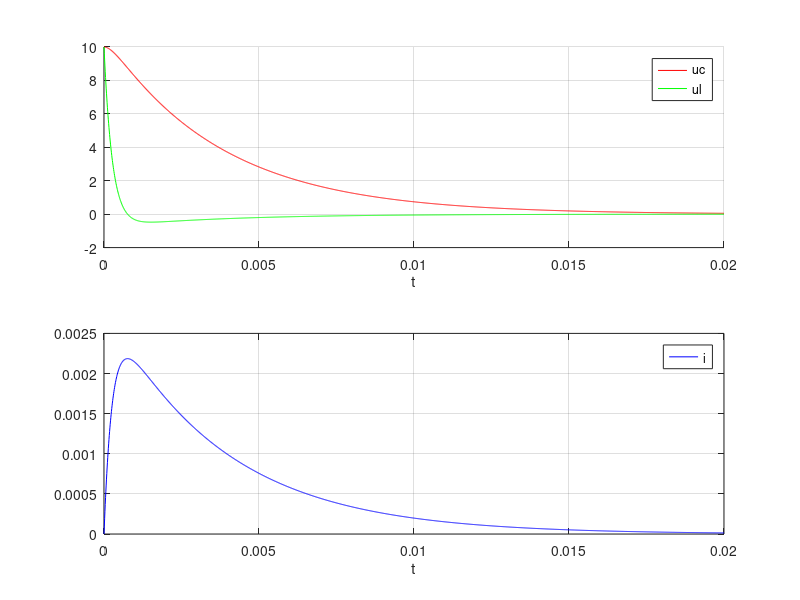

Recreate this plot in MATLAB.
% syms t;
t = 0:0.01e-3:20e-3;
C = 1e-6;
R = 4e3;
L = 1;
U0 = 10;

p1 = -R/(2*L) + sqrt((R/(2*L))^2 - 1/(L*C));
p2 = -R/(2*L) - sqrt((R/(2*L))^2 - 1/(L*C));

uc = U0/(p2-p1) * (p2*exp(p1*t)-p1*exp(p2*t));
i = -U0/(L*(p2-p1)) * (exp(p1*t)-exp(p2*t));
ul = -U0/(p2-p1) * (p1*exp(p1*t)-p2*exp(p2*t));

figure(1);
title('ex7\_1');
subplot(2,1,2);
plot(t,i,'b');
grid on;
xlabel('t');
legend('i');

subplot(2,1,1);
hold on;
plot(t,uc,'r'); 
plot(t,ul,'g');
grid on;
xlabel('t');
legend('uc', 'ul');




